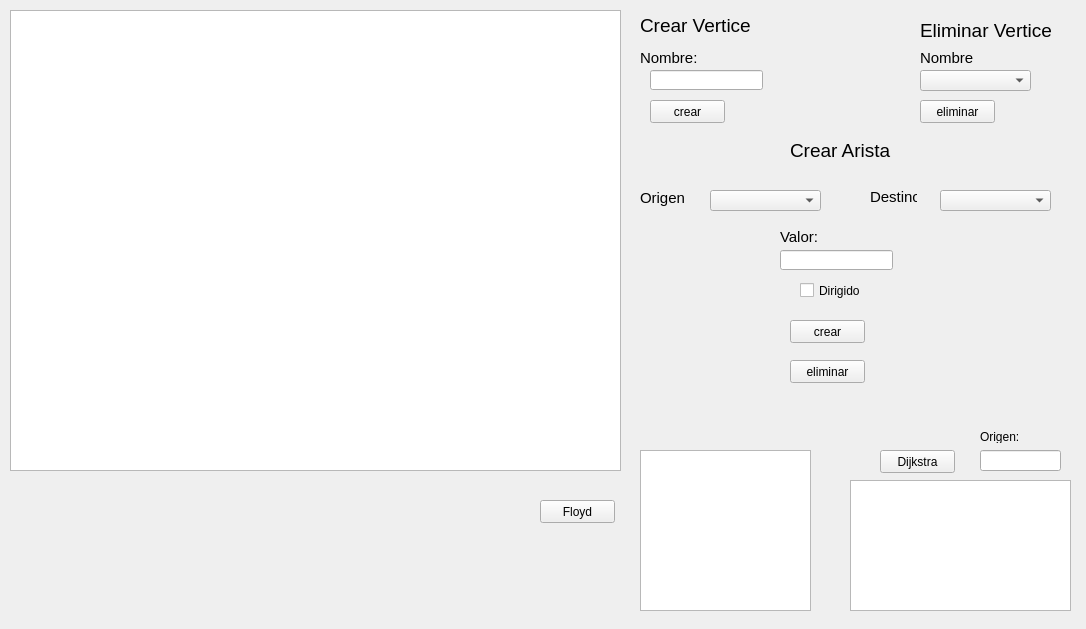
<?xml version="1.0" encoding="UTF-8"?>
<ui version="4.0">
 <class>Grafo</class>
 <widget class="QWidget" name="Grafo">
  <property name="geometry">
   <rect>
    <x>0</x>
    <y>0</y>
    <width>1086</width>
    <height>629</height>
   </rect>
  </property>
  <property name="windowTitle">
   <string>Form</string>
  </property>
  <widget class="QGraphicsView" name="graphicsView">
   <property name="geometry">
    <rect>
     <x>10</x>
     <y>10</y>
     <width>611</width>
     <height>461</height>
    </rect>
   </property>
  </widget>
  <widget class="QLabel" name="label_2">
   <property name="geometry">
    <rect>
     <x>640</x>
     <y>50</y>
     <width>61</width>
     <height>16</height>
    </rect>
   </property>
   <property name="font">
    <font>
     <pointsize>11</pointsize>
    </font>
   </property>
   <property name="text">
    <string>Nombre:</string>
   </property>
  </widget>
  <widget class="QLabel" name="label_3">
   <property name="geometry">
    <rect>
     <x>790</x>
     <y>140</y>
     <width>111</width>
     <height>21</height>
    </rect>
   </property>
   <property name="font">
    <font>
     <pointsize>14</pointsize>
    </font>
   </property>
   <property name="text">
    <string>Crear Arista</string>
   </property>
  </widget>
  <widget class="QLabel" name="label">
   <property name="geometry">
    <rect>
     <x>640</x>
     <y>10</y>
     <width>121</width>
     <height>31</height>
    </rect>
   </property>
   <property name="font">
    <font>
     <pointsize>14</pointsize>
    </font>
   </property>
   <property name="text">
    <string>Crear Vertice</string>
   </property>
  </widget>
  <widget class="QLabel" name="label_4">
   <property name="geometry">
    <rect>
     <x>640</x>
     <y>190</y>
     <width>51</width>
     <height>16</height>
    </rect>
   </property>
   <property name="font">
    <font>
     <pointsize>11</pointsize>
    </font>
   </property>
   <property name="text">
    <string>Origen</string>
   </property>
  </widget>
  <widget class="QLabel" name="label_5">
   <property name="geometry">
    <rect>
     <x>870</x>
     <y>190</y>
     <width>47</width>
     <height>13</height>
    </rect>
   </property>
   <property name="font">
    <font>
     <pointsize>11</pointsize>
    </font>
   </property>
   <property name="text">
    <string>Destino</string>
   </property>
  </widget>
  <widget class="QLabel" name="label_6">
   <property name="geometry">
    <rect>
     <x>780</x>
     <y>230</y>
     <width>47</width>
     <height>13</height>
    </rect>
   </property>
   <property name="font">
    <font>
     <pointsize>11</pointsize>
    </font>
   </property>
   <property name="text">
    <string>Valor:</string>
   </property>
  </widget>
  <widget class="QLabel" name="label_7">
   <property name="geometry">
    <rect>
     <x>920</x>
     <y>20</y>
     <width>141</width>
     <height>21</height>
    </rect>
   </property>
   <property name="font">
    <font>
     <pointsize>14</pointsize>
    </font>
   </property>
   <property name="text">
    <string>Eliminar Vertice</string>
   </property>
  </widget>
  <widget class="QLabel" name="label_8">
   <property name="geometry">
    <rect>
     <x>920</x>
     <y>50</y>
     <width>71</width>
     <height>16</height>
    </rect>
   </property>
   <property name="font">
    <font>
     <pointsize>11</pointsize>
    </font>
   </property>
   <property name="text">
    <string>Nombre</string>
   </property>
  </widget>
  <widget class="QLineEdit" name="lineEdit">
   <property name="geometry">
    <rect>
     <x>650</x>
     <y>70</y>
     <width>113</width>
     <height>20</height>
    </rect>
   </property>
  </widget>
  <widget class="QComboBox" name="comboBox">
   <property name="geometry">
    <rect>
     <x>710</x>
     <y>190</y>
     <width>111</width>
     <height>21</height>
    </rect>
   </property>
  </widget>
  <widget class="QComboBox" name="comboBox_2">
   <property name="geometry">
    <rect>
     <x>940</x>
     <y>190</y>
     <width>111</width>
     <height>21</height>
    </rect>
   </property>
  </widget>
  <widget class="QComboBox" name="comboBox_3">
   <property name="geometry">
    <rect>
     <x>920</x>
     <y>70</y>
     <width>111</width>
     <height>21</height>
    </rect>
   </property>
  </widget>
  <widget class="QLineEdit" name="lineEdit_2">
   <property name="geometry">
    <rect>
     <x>780</x>
     <y>250</y>
     <width>113</width>
     <height>20</height>
    </rect>
   </property>
  </widget>
  <widget class="QPushButton" name="pushButton">
   <property name="geometry">
    <rect>
     <x>650</x>
     <y>100</y>
     <width>75</width>
     <height>23</height>
    </rect>
   </property>
   <property name="text">
    <string>crear</string>
   </property>
  </widget>
  <widget class="QPushButton" name="pushButton_2">
   <property name="geometry">
    <rect>
     <x>790</x>
     <y>320</y>
     <width>75</width>
     <height>23</height>
    </rect>
   </property>
   <property name="text">
    <string>crear</string>
   </property>
  </widget>
  <widget class="QPushButton" name="pushButton_3">
   <property name="geometry">
    <rect>
     <x>790</x>
     <y>360</y>
     <width>75</width>
     <height>23</height>
    </rect>
   </property>
   <property name="text">
    <string>eliminar</string>
   </property>
  </widget>
  <widget class="QPushButton" name="pushButton_4">
   <property name="geometry">
    <rect>
     <x>920</x>
     <y>100</y>
     <width>75</width>
     <height>23</height>
    </rect>
   </property>
   <property name="text">
    <string>eliminar</string>
   </property>
  </widget>
  <widget class="QCheckBox" name="checkBox">
   <property name="geometry">
    <rect>
     <x>800</x>
     <y>280</y>
     <width>81</width>
     <height>21</height>
    </rect>
   </property>
   <property name="text">
    <string>Dirigido</string>
   </property>
  </widget>
  <widget class="QPushButton" name="pushButton_5">
   <property name="geometry">
    <rect>
     <x>540</x>
     <y>500</y>
     <width>75</width>
     <height>23</height>
    </rect>
   </property>
   <property name="text">
    <string>Floyd</string>
   </property>
  </widget>
  <widget class="QListWidget" name="listWidget">
   <property name="geometry">
    <rect>
     <x>640</x>
     <y>450</y>
     <width>171</width>
     <height>161</height>
    </rect>
   </property>
  </widget>
  <widget class="QPushButton" name="pushButton_6">
   <property name="geometry">
    <rect>
     <x>880</x>
     <y>450</y>
     <width>75</width>
     <height>23</height>
    </rect>
   </property>
   <property name="text">
    <string>Dijkstra</string>
   </property>
  </widget>
  <widget class="QLineEdit" name="lineEdit_3">
   <property name="geometry">
    <rect>
     <x>980</x>
     <y>450</y>
     <width>81</width>
     <height>21</height>
    </rect>
   </property>
  </widget>
  <widget class="QListWidget" name="listWidget_2">
   <property name="geometry">
    <rect>
     <x>850</x>
     <y>480</y>
     <width>221</width>
     <height>131</height>
    </rect>
   </property>
  </widget>
  <widget class="QLabel" name="label_9">
   <property name="geometry">
    <rect>
     <x>980</x>
     <y>430</y>
     <width>47</width>
     <height>13</height>
    </rect>
   </property>
   <property name="text">
    <string>Origen:</string>
   </property>
  </widget>
 </widget>
 <resources/>
 <connections/>
</ui>
